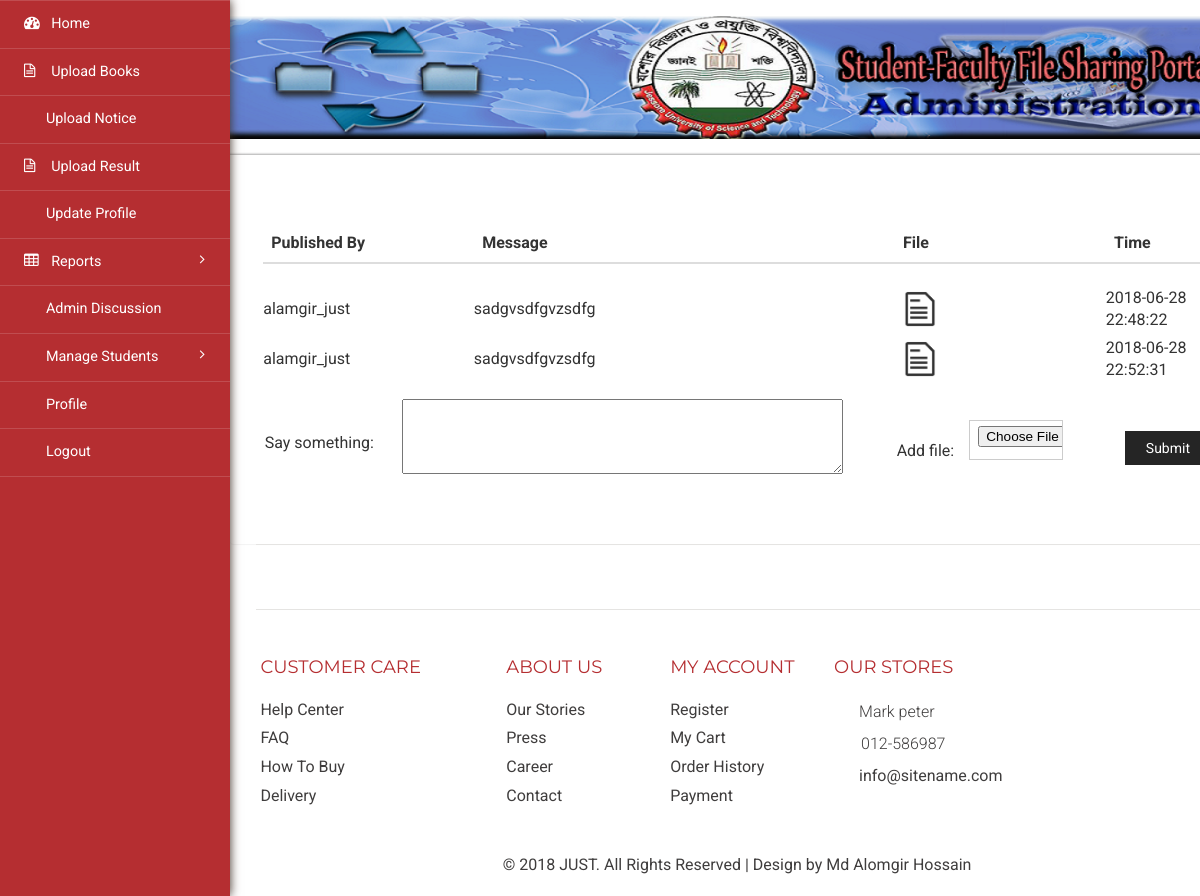
Page /admin/discussion.php (signed in) on the committed database.
### tables this page shows
CREATE TABLE `tbl_discussion` (
  `id` int(11) NOT NULL,
  `messageby` varchar(100) NOT NULL,
  `Message` varchar(10000) NOT NULL,
  `File` varchar(255) DEFAULT NULL,
  `pub_date` datetime NOT NULL DEFAULT CURRENT_TIMESTAMP
);

### admin/lib/Database.php (called while the page is built, shortened)
<?php
Class Database{
	public $host   = DB_HOST;
	public $user   = DB_USER;
	public $pass   = DB_PASS;
	public $dbname = DB_NAME;
	public $link;
	private function connectDB(){
	$this->link = new mysqli($this->host, $this->user, $this->pass, $this->dbname);
 }
	public function select($query){
		$result = $this->link->query($query) or die($this->link->error.__LINE__);
		if($result->num_rows > 0){
			return $result;
		} else {
			return false;
		}
	}
}

### admin/discussion.php (the view, shortened to what this page needs)
<?php include 'inc/header.php';?>
<div class="women_main">
	<div class="grids">
					<div class="panel panel-widget forms-panel">
						<div class="forms">
								<div class="form-three widget-shadow">
			<form class="form-horizontal">
				<div class="form-group">
					<div class="col-sm-12">
						<table class="table" border="0" id="table_fixed">
						    <thead class="thead-dark">
						      <tr>
						        <th style="width: 20%">Published By</th>
						        <th style="width: 40%">Message</th>
						        <th style="width: 20%">File</th>
						        <th style="width: 10%">Time</th>
						      </tr>
						    </thead>
						</table>
						<div id="contain" style="max-height: 300px; overflow-y: scroll;">
						  	<table border="0" id="table_scroll">
						<?php
							$query = "select * from tbl_discussion";
							$result = $db->select($query);
							if($result != false){
								while($data = $result->fetch_assoc()){
						?>
						  		<tr>
						  			<td style="width: 20%"><?php echo $data['messageby'];?></td>
						  			<td style="width: 40%"><?php echo $data['Message'];?></td>
						  			<td style="width: 20%">
						  				<?php if ($data['File']) { ?>
						  					<a href="show_discussion.php?id=<?php echo $data['id'];?>" target="_blank"><img src="images/file.png" alt="image" height="50px" width:"50px" /></a>
						  				<?php }else {echo "-----------";} ?>
						  			</td>
						  			<td style="width: 10%"><?php echo $data['pub_date'];?></td>
						  		</tr>
						 <?php } } ?>
							</table>
						</div>
					</div>
				</div>
			</form>
			<form class="form-horizontal" method="POST" action="" enctype="multipart/form-data">
				<div class="form-group">
					<div class="col-sm-12">
						<table>
							<tr style="padding: 5px">
								<td style="width: 20%"><div class="form-group">
										<label for="focusedinput" class="col-sm-10 control-label" style="margin-right: 5px;">Say something:</label>
									</div>
								</td>
								<td style="width: 30%"><div class="form-group">
										<div class="col-sm-8">
											<textarea rows="3" cols="50" name="Message"></textarea>
										</div>
									</div>
								</td>
								<td style="width: 20%">
									<label for="focusedinput" class="col-sm-12 control-label">Add file:</label>
								</td>
								<td style="width: 30%">
									<div class="form-group">
										<div class="col-sm-8">
											<input type="file" class="form-control1" id="focusedinput" name="File">
										</div>
									</div>
								</td>
								<td><button type="submit" class="btn btn-default">Submit</button></td>
							</tr>
						</table>
					</div>
				</div>
			</form>
								</div>
						</div>
					</div>
				</div>
<?php include 'inc/footer.php';?>

### rows in the picture
tbl_discussion: messageby "alamgir_just", Message "sadgvsdfgvzsdfg", pub_date "2018-06-28 22:48:22"
tbl_discussion: messageby "alamgir_just", Message "sadgvsdfgvzsdfg", pub_date "2018-06-28 22:52:31"
